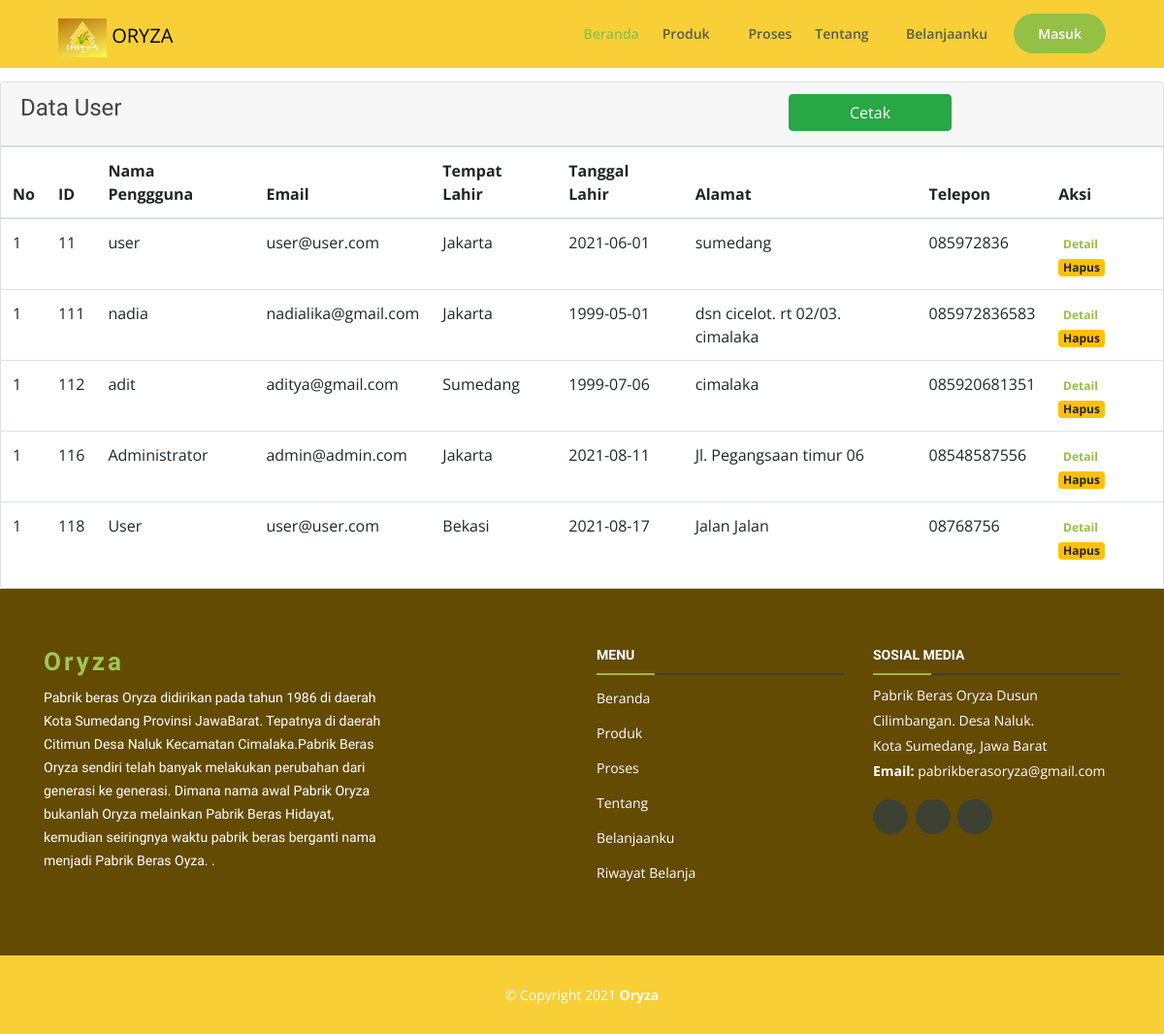
The page /datauser.php on the database its author committed.
### tables this page shows
CREATE TABLE `user` (
  `id` int(10) NOT NULL,
  `nama_pengguna` varchar(50) NOT NULL,
  `email` varchar(50) NOT NULL,
  `password` varchar(255) NOT NULL,
  `tempat_lahir` varchar(20) NOT NULL,
  `tanggal_lahir` date NOT NULL,
  `alamat` text NOT NULL,
  `telepon` varchar(13) NOT NULL,
  `akses` enum('admin','user') NOT NULL
);

### datauser.php (the view, shortened to what this page needs)
<?php require_once("head.php");
require_once("../config/koneksi.php");
  ?>
        <div class="breadcrumbs">
            <div class="breadcrumbs-inner">
                <div class="row m-0">
                    <div class="col-sm-4">
                        <div class="page-header float-left">
                            <div class="page-title">
                                <h1>Dashboard</h1>
                            </div>
                        </div>
                    </div>
                    <div class="col-sm-8">
                        <div class="page-header float-right">
                            <div class="page-title">
                                <ol class="breadcrumb text-right">
                                    <li><a href="index.php">Dashboard</a></li>
                                    <li class="active">Data User</li>
                                </ol>
                            </div>
                        </div>
                    </div>
                </div>
            </div>
        </div>
        <div class="content">
            <div class="animated fadeIn">
                <div class="row">
                    <div class="col-lg-12">
                        <div class="card">
                            <div class="card-header">
                                   <div class="row">
                                    <div class="col-lg-8">
                                        <h4 class="card-title">Data User</h4>
                                    </div>
                                    <div class="col-lg-2">
                                        <a href="cetak.php" class="btn btn-success btn-block " style="color: white;"><i class="fa fa-print"></i> Cetak</a>
                                    </div>
                                </div>
                            </div>
                            <div class="table-stats order-table ov-h">
                                <table class="table ">
                                    <thead>
                                        <tr>
                                            <th class="serial">No</th>
                                            <th class="serial">ID</th>
                                            <th class="avatar">Nama Penggguna</th>
                                            <th>Email</th>
                                            <th>Tempat Lahir</th>
                                            <th>Tanggal Lahir</th>
                                            <th>Alamat</th>
                                            <th>Telepon</th>
                                            <th>Aksi</th>
                                        </tr>
                                    </thead>
                                    <tbody>
                                       <?php
                                          $no=1;
                                          $tampil = mysqli_query($koneksi, " SELECT * from user");
                                          while($data = mysqli_fetch_array($tampil)) {
                                          ?>
                                          <tr>
                                           <td><?php echo$no;?></td>
                                           <td><?=$data['id']?></td>
                                           <td><?=$data['nama_pengguna']?></td>
                                            <td><?=$data['email']?></td>
                                            <td><?=$data['tempat_lahir']?></td>
                                            <td><?=$data['tanggal_lahir']?></td>
                                            <td><?=$data['alamat']?></td>
                                            <td><?=$data['telepon']?></td>
                                            <td>
              <a href="detailuser.php?id=<?=$data['id'];?>" class="badge badge-pending"><i class="fa fa-list"></i> Detail</a>
              <a href="dltuser.php?id=<?=$data['id'];?>" class="badge badge-warning"><i class="fa fa-trash"></i> Hapus</a>
            </td>
                                            <?php
                                        }
                                        ?>
                                    </tbody>
                                </table>
                            </div>
                        </div>
                    </div>
                        </div>
                    </div>
                </div>
<?php require_once("footer.php"); ?>

### assets/css/style.css (style rules this page uses)
body { font-family: "Open Sans", sans-serif; color: #444444; }
a { color: #94c045; }
h1, h2, h3, h4, h5, h6 { font-family: "Raleway", sans-serif; }
.breadcrumbs { padding: 0; }
.breadcrumbs ol { display: flex; flex-wrap: wrap; list-style: none; padding: 0; margin: 30px 0; }
.breadcrumbs ol li + li { padding-left: 10px; }
.breadcrumbs ol li + li::before { display: inline-block; padding-right: 10px; color: #565e49; content: "/"; }

### rows shown on the page
user: id "11", nama_pengguna "user", email "user@user.com", tempat_lahir "Jakarta", tanggal_lahir "2021-06-01", alamat "sumedang", telepon "085972836"
user: id "111", nama_pengguna "nadia", email "nadialika@gmail.com", tempat_lahir "Jakarta", tanggal_lahir "1999-05-01", alamat "dsn cicelot. rt 02/03. cimalaka", telepon "085972836583"
user: id "112", nama_pengguna "adit", email "aditya@gmail.com", tempat_lahir "Sumedang", tanggal_lahir "1999-07-06", alamat "cimalaka", telepon "085920681351"
user: id "116", nama_pengguna "Administrator", email "admin@admin.com", tempat_lahir "Jakarta", tanggal_lahir "2021-08-11", alamat "Jl. Pegangsaan timur 06", telepon "08548587556"
user: id "118", nama_pengguna "User", email "user@user.com", tempat_lahir "Bekasi", tanggal_lahir "2021-08-17", alamat "Jalan Jalan", telepon "08768756"
